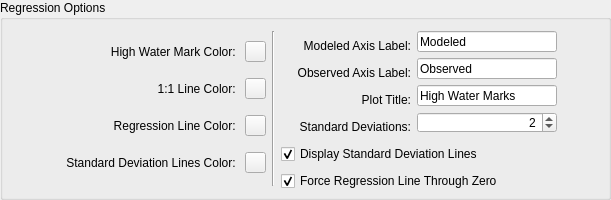
                <widget class="QGroupBox" name="groupBox_2">
                 <property name="minimumSize">
                  <size>
                   <width>0</width>
                   <height>200</height>
                  </size>
                 </property>
                 <property name="maximumSize">
                  <size>
                   <width>16777215</width>
                   <height>200</height>
                  </size>
                 </property>
                 <property name="title">
                  <string>Regression Options</string>
                 </property>
                 <layout class="QHBoxLayout" name="horizontalLayout_4">
                  <item>
                   <layout class="QVBoxLayout" name="verticalLayout_11">
                    <item>
                     <layout class="QHBoxLayout" name="horizontalLayout_25">
                      <item>
                       <widget class="QLabel" name="label_hwmcolor">
                        <property name="minimumSize">
                         <size>
                          <width>225</width>
                          <height>0</height>
                         </size>
                        </property>
                        <property name="maximumSize">
                         <size>
                          <width>225</width>
                          <height>16777215</height>
                         </size>
                        </property>
                        <property name="text">
                         <string>High Water Mark Color: </string>
                        </property>
                        <property name="alignment">
                         <set>Qt::AlignRight|Qt::AlignTrailing|Qt::AlignVCenter</set>
                        </property>
                       </widget>
                      </item>
                      <item>
                       <widget class="QPushButton" name="button_hwmcolor">
                        <property name="minimumSize">
                         <size>
                          <width>21</width>
                          <height>21</height>
                         </size>
                        </property>
                        <property name="maximumSize">
                         <size>
                          <width>21</width>
                          <height>21</height>
                         </size>
                        </property>
                        <property name="text">
                         <string/>
                        </property>
                       </widget>
                      </item>
                     </layout>
                    </item>
                    <item>
                     <layout class="QHBoxLayout" name="horizontalLayout_26">
                      <item>
                       <widget class="QLabel" name="label_121linecolor">
                        <property name="minimumSize">
                         <size>
                          <width>225</width>
                          <height>0</height>
                         </size>
                        </property>
                        <property name="maximumSize">
                         <size>
                          <width>225</width>
                          <height>16777215</height>
                         </size>
                        </property>
                        <property name="text">
                         <string>1:1 Line Color: </string>
                        </property>
                        <property name="alignment">
                         <set>Qt::AlignRight|Qt::AlignTrailing|Qt::AlignVCenter</set>
                        </property>
                       </widget>
                      </item>
                      <item>
                       <widget class="QPushButton" name="button_121linecolor">
                        <property name="minimumSize">
                         <size>
                          <width>21</width>
                          <height>21</height>
                         </size>
                        </property>
                        <property name="maximumSize">
                         <size>
                          <width>21</width>
                          <height>21</height>
                         </size>
                        </property>
                        <property name="text">
                         <string/>
                        </property>
                       </widget>
                      </item>
                     </layout>
                    </item>
                    <item>
                     <layout class="QHBoxLayout" name="horizontalLayout_27">
                      <item>
                       <widget class="QLabel" name="label_reglinecolor">
                        <property name="minimumSize">
                         <size>
                          <width>225</width>
                          <height>0</height>
                         </size>
                        </property>
                        <property name="maximumSize">
                         <size>
                          <width>225</width>
                          <height>16777215</height>
                         </size>
                        </property>
                        <property name="text">
                         <string>Regression Line Color: </string>
                        </property>
                        <property name="alignment">
                         <set>Qt::AlignRight|Qt::AlignTrailing|Qt::AlignVCenter</set>
                        </property>
                       </widget>
                      </item>
                      <item>
                       <widget class="QPushButton" name="button_reglinecolor">
                        <property name="minimumSize">
                         <size>
                          <width>21</width>
                          <height>21</height>
                         </size>
                        </property>
                        <property name="maximumSize">
                         <size>
                          <width>21</width>
                          <height>21</height>
                         </size>
                        </property>
                        <property name="text">
                         <string/>
                        </property>
                       </widget>
                      </item>
                     </layout>
                    </item>
                    <item>
                     <layout class="QHBoxLayout" name="horizontalLayout_28">
                      <item>
                       <widget class="QLabel" name="label_boundlinecolor">
                        <property name="minimumSize">
                         <size>
                          <width>225</width>
                          <height>0</height>
                         </size>
                        </property>
                        <property name="maximumSize">
                         <size>
                          <width>225</width>
                          <height>16777215</height>
                         </size>
                        </property>
                        <property name="text">
                         <string>Standard Deviation Lines Color: </string>
                        </property>
                        <property name="alignment">
                         <set>Qt::AlignRight|Qt::AlignTrailing|Qt::AlignVCenter</set>
                        </property>
                       </widget>
                      </item>
                      <item>
                       <widget class="QPushButton" name="button_boundlinecolor">
                        <property name="minimumSize">
                         <size>
                          <width>21</width>
                          <height>21</height>
                         </size>
                        </property>
                        <property name="maximumSize">
                         <size>
                          <width>21</width>
                          <height>21</height>
                         </size>
                        </property>
                        <property name="text">
                         <string/>
                        </property>
                       </widget>
                      </item>
                     </layout>
                    </item>
                   </layout>
                  </item>
                  <item>
                   <widget class="Line" name="line">
                    <property name="orientation">
                     <enum>Qt::Vertical</enum>
                    </property>
                   </widget>
                  </item>
                  <item>
                   <layout class="QVBoxLayout" name="verticalLayout_10">
                    <item>
                     <layout class="QHBoxLayout" name="horizontalLayout_24">
                      <item>
                       <widget class="QLabel" name="label_modeledhwmlabel">
                        <property name="minimumSize">
                         <size>
                          <width>130</width>
                          <height>30</height>
                         </size>
                        </property>
                        <property name="maximumSize">
                         <size>
                          <width>130</width>
                          <height>30</height>
                         </size>
                        </property>
                        <property name="text">
                         <string>Modeled Axis Label:</string>
                        </property>
                        <property name="alignment">
                         <set>Qt::AlignRight|Qt::AlignTrailing|Qt::AlignVCenter</set>
                        </property>
                       </widget>
                      </item>
                      <item>
                       <widget class="QLineEdit" name="text_adchwmaxislabel">
                        <property name="minimumSize">
                         <size>
                          <width>140</width>
                          <height>21</height>
                         </size>
                        </property>
                        <property name="maximumSize">
                         <size>
                          <width>140</width>
                          <height>16777215</height>
                         </size>
                        </property>
                        <property name="text">
                         <string>Modeled</string>
                        </property>
                       </widget>
                      </item>
                      <item>
                       <spacer name="horizontalSpacer_21">
                        <property name="orientation">
                         <enum>Qt::Horizontal</enum>
                        </property>
                        <property name="sizeHint" stdset="0">
                         <size>
                          <width>40</width>
                          <height>20</height>
                         </size>
                        </property>
                       </spacer>
                      </item>
                     </layout>
                    </item>
                    <item>
                     <layout class="QHBoxLayout" name="horizontalLayout_16">
                      <item>
                       <widget class="QLabel" name="label_measuredhwmlabel">
                        <property name="minimumSize">
                         <size>
                          <width>130</width>
                          <height>30</height>
                         </size>
                        </property>
                        <property name="maximumSize">
                         <size>
                          <width>130</width>
                          <height>30</height>
                         </size>
                        </property>
                        <property name="text">
                         <string>Observed Axis Label:</string>
                        </property>
                        <property name="alignment">
                         <set>Qt::AlignRight|Qt::AlignTrailing|Qt::AlignVCenter</set>
                        </property>
                       </widget>
                      </item>
                      <item>
                       <widget class="QLineEdit" name="text_measuredhwmaxislabel">
                        <property name="minimumSize">
                         <size>
                          <width>140</width>
                          <height>21</height>
                         </size>
                        </property>
                        <property name="maximumSize">
                         <size>
                          <width>140</width>
                          <height>16777215</height>
                         </size>
                        </property>
                        <property name="text">
                         <string>Observed</string>
                        </property>
                       </widget>
                      </item>
                      <item>
                       <spacer name="horizontalSpacer_20">
                        <property name="orientation">
                         <enum>Qt::Horizontal</enum>
                        </property>
                        <property name="sizeHint" stdset="0">
                         <size>
                          <width>40</width>
                          <height>20</height>
                         </size>
                        </property>
                       </spacer>
                      </item>
                     </layout>
                    </item>
                    <item>
                     <layout class="QHBoxLayout" name="horizontalLayout_33">
                      <item>
                       <widget class="QLabel" name="label_hwmplottitle">
                        <property name="minimumSize">
                         <size>
                          <width>130</width>
                          <height>30</height>
                         </size>
                        </property>
                        <property name="maximumSize">
                         <size>
                          <width>130</width>
                          <height>30</height>
                         </size>
                        </property>
                        <property name="text">
                         <string>Plot Title:</string>
                        </property>
                        <property name="alignment">
                         <set>Qt::AlignRight|Qt::AlignTrailing|Qt::AlignVCenter</set>
                        </property>
                       </widget>
                      </item>
                      <item>
                       <widget class="QLineEdit" name="text_hwmplottitle">
                        <property name="minimumSize">
                         <size>
                          <width>140</width>
                          <height>21</height>
                         </size>
                        </property>
                        <property name="maximumSize">
                         <size>
                          <width>140</width>
                          <height>16777215</height>
                         </size>
                        </property>
                        <property name="text">
                         <string>High Water Marks</string>
                        </property>
                       </widget>
                      </item>
                      <item>
                       <spacer name="horizontalSpacer_13">
                        <property name="orientation">
                         <enum>Qt::Horizontal</enum>
                        </property>
                        <property name="sizeHint" stdset="0">
                         <size>
                          <width>40</width>
                          <height>20</height>
                         </size>
                        </property>
                       </spacer>
                      </item>
                     </layout>
                    </item>
                    <item>
                     <layout class="QHBoxLayout" name="horizontalLayout_2">
                      <item>
                       <widget class="QLabel" name="label_upperlowervalue">
                        <property name="minimumSize">
                         <size>
                          <width>130</width>
                          <height>30</height>
                         </size>
                        </property>
                        <property name="maximumSize">
                         <size>
                          <width>130</width>
                          <height>30</height>
                         </size>
                        </property>
                        <property name="text">
                         <string>Standard Deviations:</string>
                        </property>
                        <property name="alignment">
                         <set>Qt::AlignRight|Qt::AlignTrailing|Qt::AlignVCenter</set>
                        </property>
                       </widget>
                      </item>
                      <item>
                       <widget class="QSpinBox" name="spin_upperlowervalue">
                        <property name="minimumSize">
                         <size>
                          <width>140</width>
                          <height>21</height>
                         </size>
                        </property>
                        <property name="maximumSize">
                         <size>
                          <width>140</width>
                          <height>16777215</height>
                         </size>
                        </property>
                        <property name="alignment">
                         <set>Qt::AlignRight|Qt::AlignTrailing|Qt::AlignVCenter</set>
                        </property>
                        <property name="minimum">
                         <number>1</number>
                        </property>
                        <property name="maximum">
                         <number>3</number>
                        </property>
                        <property name="value">
                         <number>2</number>
                        </property>
                       </widget>
                      </item>
                      <item>
                       <spacer name="horizontalSpacer_14">
                        <property name="orientation">
                         <enum>Qt::Horizontal</enum>
                        </property>
                        <property name="sizeHint" stdset="0">
                         <size>
                          <width>40</width>
                          <height>20</height>
                         </size>
                        </property>
                       </spacer>
                      </item>
                     </layout>
                    </item>
                    <item>
                     <layout class="QHBoxLayout" name="horizontalLayout_3">
                      <item>
                       <widget class="QCheckBox" name="check_dispupperlowerlines">
                        <property name="minimumSize">
                         <size>
                          <width>130</width>
                          <height>30</height>
                         </size>
                        </property>
                        <property name="maximumSize">
                         <size>
                          <width>16777215</width>
                          <height>30</height>
                         </size>
                        </property>
                        <property name="text">
                         <string>Display Standard Deviation Lines</string>
                        </property>
                        <property name="checked">
                         <bool>true</bool>
                        </property>
                       </widget>
                      </item>
                      <item>
                       <spacer name="horizontalSpacer_31">
                        <property name="orientation">
                         <enum>Qt::Horizontal</enum>
                        </property>
                        <property name="sizeHint" stdset="0">
                         <size>
                          <width>40</width>
                          <height>20</height>
                         </size>
                        </property>
                       </spacer>
                      </item>
                     </layout>
                    </item>
                    <item>
                     <layout class="QHBoxLayout" name="horizontalLayout_29">
                      <item>
                       <widget class="QCheckBox" name="check_forceregthroughzero">
                        <property name="minimumSize">
                         <size>
                          <width>130</width>
                          <height>30</height>
                         </size>
                        </property>
                        <property name="maximumSize">
                         <size>
                          <width>16777215</width>
                          <height>30</height>
                         </size>
                        </property>
                        <property name="text">
                         <string>Force Regression Line Through Zero</string>
                        </property>
                        <property name="checked">
                         <bool>true</bool>
                        </property>
                       </widget>
                      </item>
                      <item>
                       <spacer name="horizontalSpacer_22">
                        <property name="orientation">
                         <enum>Qt::Horizontal</enum>
                        </property>
                        <property name="sizeHint" stdset="0">
                         <size>
                          <width>40</width>
                          <height>20</height>
                         </size>
                        </property>
                       </spacer>
                      </item>
                     </layout>
                    </item>
                   </layout>
                  </item>
                 </layout>
                </widget>
